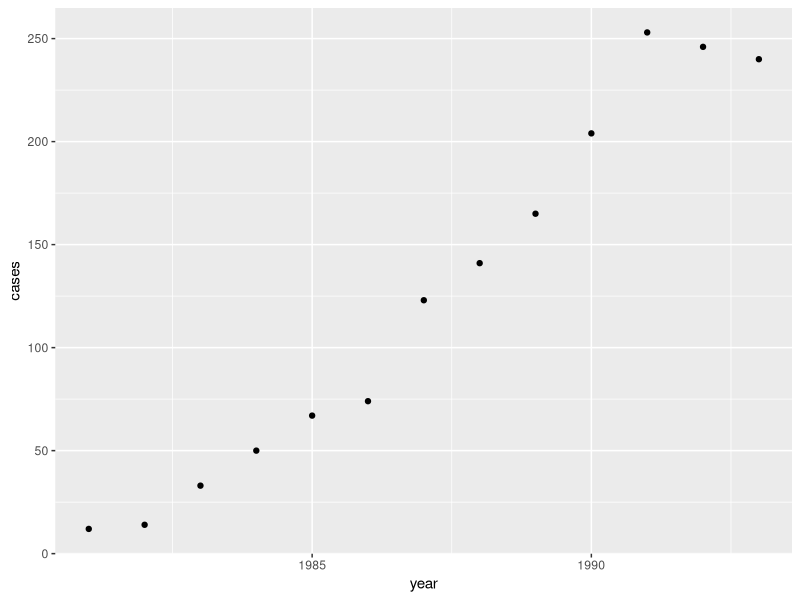
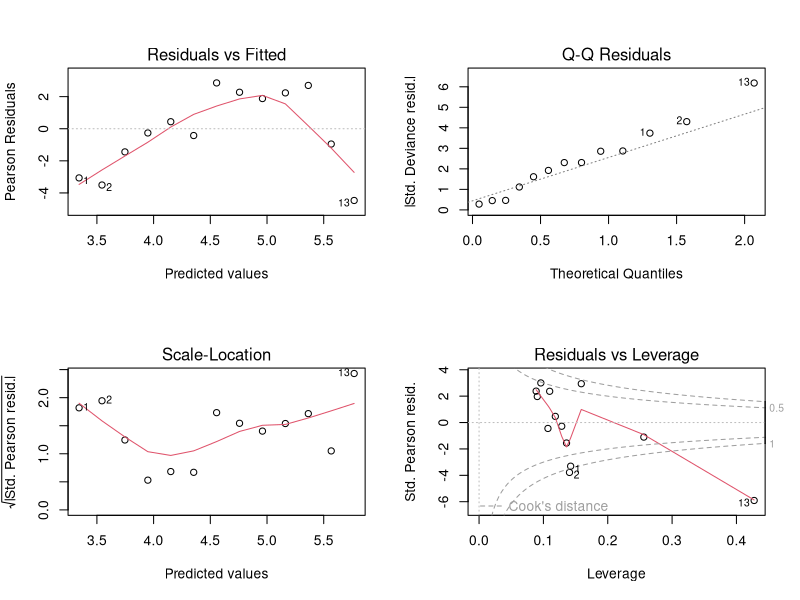
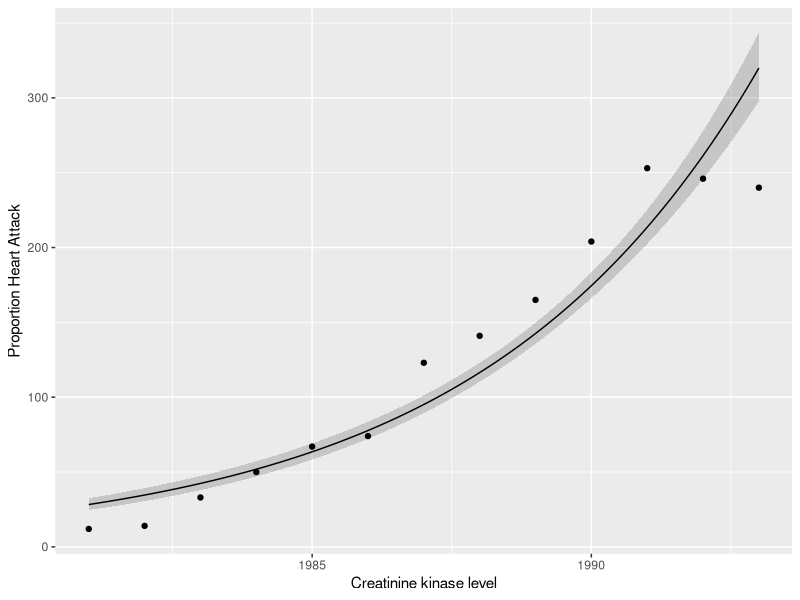
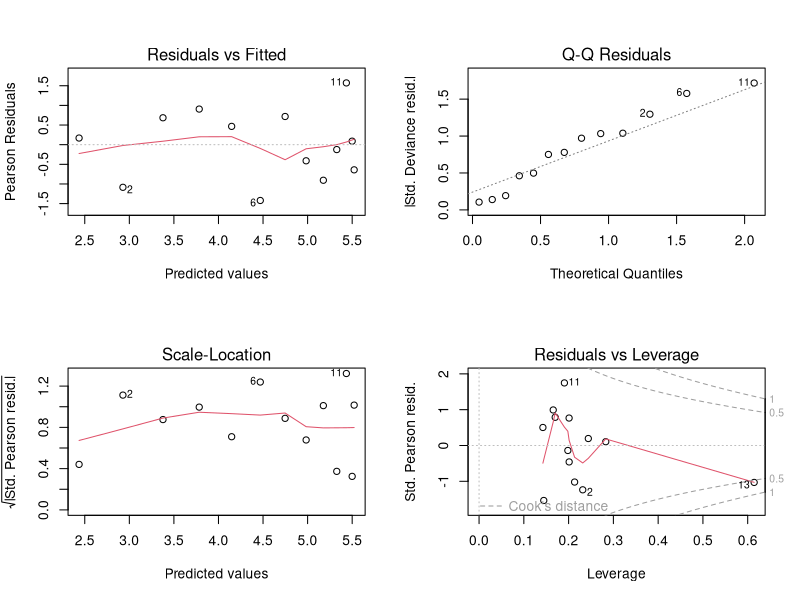
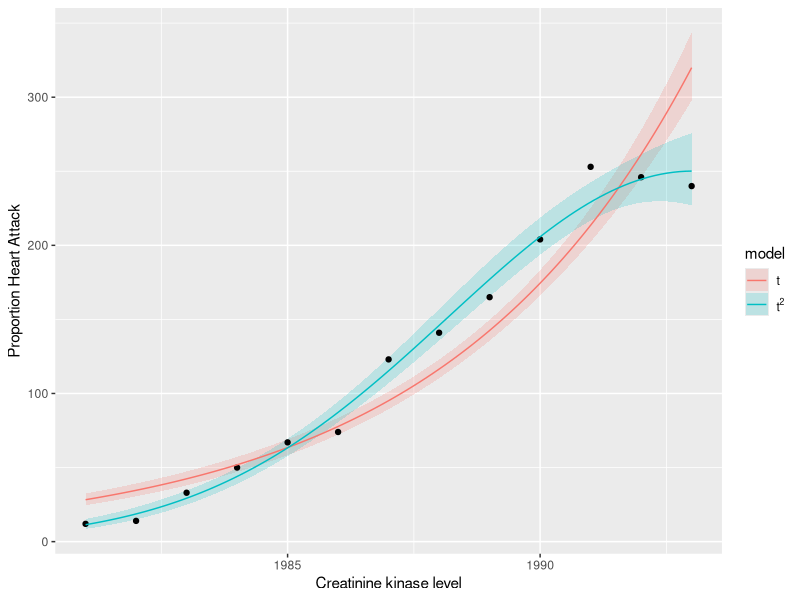

These charts were generated, in order, by the following R code: (Note: this script raises an error after producing the figures.)
## ---- chunk 1
knitr::opts_chunk$set(echo = TRUE)
## ---- chunk 2
pkgs <- c("readr", "dplyr", "ggplot2", "here", "mgcv", "gratia")
vapply(pkgs, library, logical(1L), character.only = TRUE, logical.return = TRUE)
## ---- chunk 3
belgium <- read_csv(here("data", "belgium-aids.csv"), col_types = "dd")
belgium
## ---- chunk 4
belgium <- belgium %>%
  mutate(t = year - 1980)
## ---- chunk 5
belgium %>%
  ggplot(aes(x = year, y = cases)) +
    geom_point()
## ---- chunk 6
m1 <- glm(cases ~ t, data = belgium, family = poisson(link = "log"))
## ---- chunk 7
summary(m1)
## ---- chunk 8
pchisq(deviance(m1), df.residual(m1), lower.tail = FALSE)
## ---- chunk 9
layout(matrix(1:4, ncol = 2, byrow = TRUE))
plot(m1)
layout(1)
## ---- chunk 10
pdat <- with(belgium, tibble(t = seq(min(t), max(t), length = 100)))
## want year for each t; remember to add 1980
pdat <- pdat %>%
  mutate(year = 1980 + t)
pred <- predict(m1, newdata = pdat, type = "link", se.fit = TRUE)
ilink <- family(m1)$linkinv
pdat <- pdat %>%
  bind_cols(data.frame(pred)) %>%
  mutate(fitted = ilink(fit),
         upper = ilink(fit + (1.96 * se.fit)),
         lower = ilink(fit - (1.96 * se.fit)))

belgium %>%
ggplot(aes(x = year, y = cases)) +
  geom_ribbon(data = pdat,
              aes(ymin = lower, ymax = upper, x = year),
              alpha = 0.2, inherit.aes = FALSE) +
  geom_point() +
  geom_line(data = pdat, aes(y = fitted, x = year)) +
  labs(x = "Creatinine kinase level", y = "Proportion Heart Attack")
## ---- chunk 11
m2 <- glm(cases ~ poly(t, 2), data = belgium, family = poisson(link = "log"))

## or
m2a <- update(m1, . ~ . - t + poly(t, 2))
## ---- chunk 12
# model summary
summary(m2)
# quick GOF test
pchisq(deviance(m2), df.residual(m2), lower.tail = FALSE)
# model diagnostics
layout(matrix(1:4, ncol = 2, byrow = TRUE))
plot(m2)
layout(1)

# plots
pred <- predict(m2, newdata = pdat, type = "link", se.fit = TRUE)
ilink <- family(m2)$linkinv
pdat2 <- pdat %>%
  select(-c(fit, se.fit, residual.scale)) %>% # remove m1 link scale fit & std err
  bind_cols(data.frame(pred)) %>%
  mutate(fitted = ilink(fit),
         upper = ilink(fit + (1.96 * se.fit)),
         lower = ilink(fit - (1.96 * se.fit))) %>%
  bind_rows(pdat) %>%
  mutate(model = rep(c("t^2","t"), each = 100))

belgium %>%
ggplot(aes(x = year, y = cases)) +
  geom_ribbon(data = pdat2,
              aes(ymin = lower, ymax = upper, x = year, fill = model),
              alpha = 0.2, inherit.aes = FALSE) +
  geom_point() +
  geom_line(data = pdat2, aes(y = fitted, x = year, colour = model)) +
  labs(x = "Creatinine kinase level", y = "Proportion Heart Attack") +
  scale_fill_discrete(labels = scales::parse_format()) +
  scale_colour_discrete(labels = scales::parse_format())
## ---- chunk 13
anova(m1, m2, test = "Chisq")

anova(m1, m2, test = "LRT")

pchisq(71.446, df = 1, lower.tail = FALSE)

deviance(m1)

deviance(m2)

deviance(m1) - deviance(m2)
## ---- chunk 14
# fit models using ML with gam() to be sure we get exactly the same loglik
m_gam0 <- gam(cases ~ poly(t, 2), data = belgium,
              family = poisson(link = "log"), method = "ML")
m_gam1 <- gam(cases ~ s(t), data = belgium, family = poisson(link = "log"),
              method = "ML")

# model summary for the GAM
summary(m_gam1)

# is GAM an improvement over the GLM? Yes, but no
anova(m_gam0, m_gam1, test = "LRT")
AIC(m_gam0, m_gam1)
model_edf(m_gam0, m_gam1)
## differences in reported EDFs due to smoothness selection correction

## refit to use REML
m_gam2 <- update(m_gam1, . ~ ., method = "REML")

## plot the estimated smooth
draw(m_gam2, residuals = TRUE)

new_df <- tibble(year = seq(1981, 1993, length = 100)) %>%
  mutate(t = year - 1980)

pred_gam <- fitted_values(m_gam2, data = new_df, scale = "response")

plt <- pred_gam %>%
  ggplot(aes(x = year, y = .fitted)) +
    geom_ribbon(aes(ymin = .lower_ci, ymax = .upper_ci), alpha = 0.2) +
    geom_line() +
    geom_point(data = belgium, aes(x = year, y = cases))
plt

# compare with the GLM fits
plt + geom_line(data = pdat2, aes(colour = model, y = fitted))
